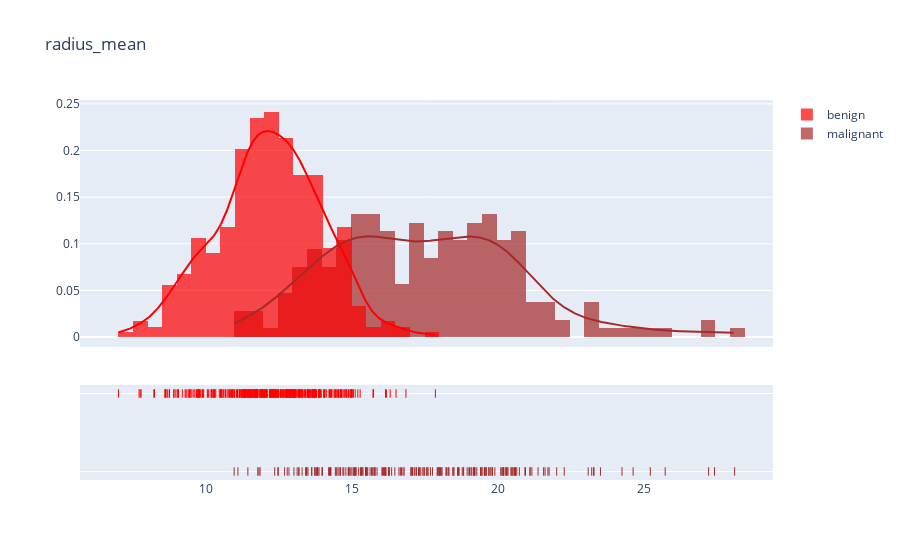
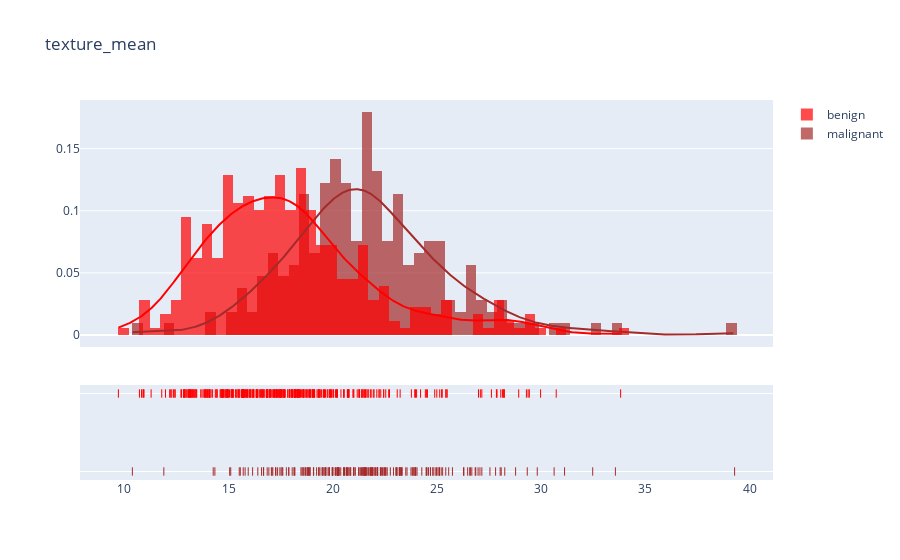
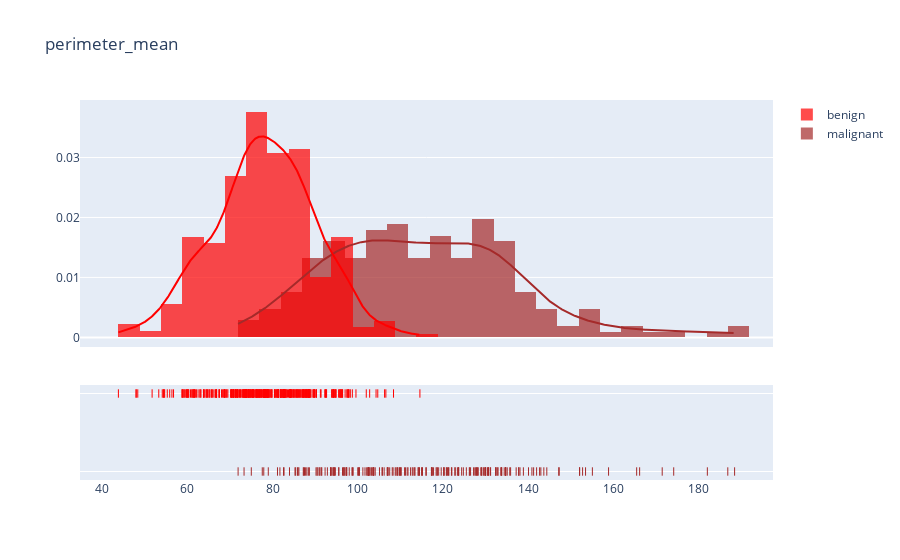
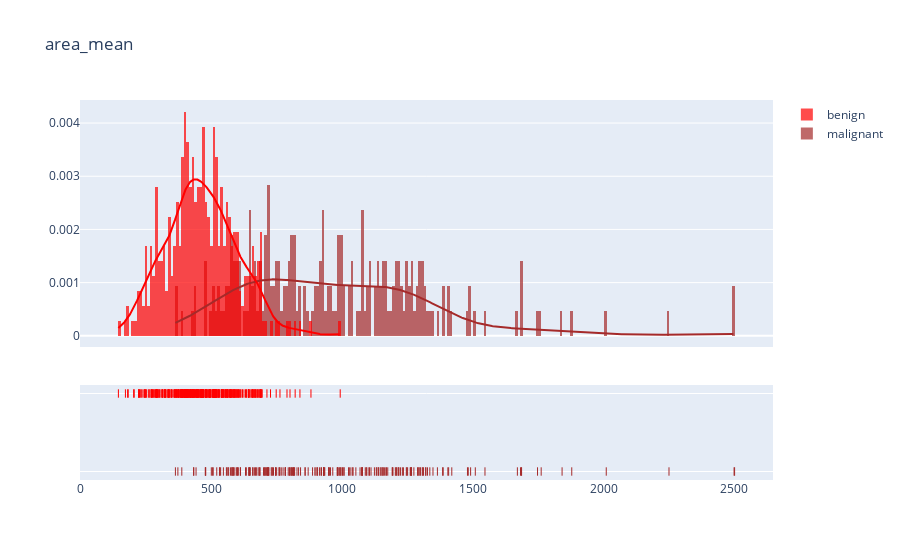

Notebook code for these charts, in order:
### Code cell
#plot distribution 'mean'
plot_distribution('radius_mean', .5)
plot_distribution('texture_mean', .5)
plot_distribution('perimeter_mean', 5)
plot_distribution('area_mean', 10)

### Figure 1 — Plotly figure (JSON) as saved in the notebook; plotly's stock layout.template omitted (floating-point values rounded to 4 significant figures; data arrays with more than 128 entries replaced by an {"elided": "..."} marker saying what was removed)
{"data": [{"autobinx": false, "histnorm": "probability density", "legendgroup": "malignant", "marker": {"color": "brown"}, "name": "malignant", "opacity": 0.7, "type": "histogram", "x": {"elided": "212 float values"}, "xaxis": "x", "xbins": {"end": 28.11, "size": 0.5, "start": 10.95}, "yaxis": "y"}, {"autobinx": false, "histnorm": "probability density", "legendgroup": "benign", "marker": {"color": "red"}, "name": "benign", "opacity": 0.7, "type": "histogram", "x": {"elided": "357 float values"}, "xaxis": "x", "xbins": {"end": 17.85, "size": 0.5, "start": 6.981}, "yaxis": "y"}, {"legendgroup": "malignant", "marker": {"color": "brown"}, "mode": "lines", "name": "malignant", "showlegend": false, "type": "scatter", "x": {"elided": "500 float values"}, "xaxis": "x", "y": {"elided": "500 float values"}, "yaxis": "y"}, {"legendgroup": "benign", "marker": {"color": "red"}, "mode": "lines", "name": "benign", "showlegend": false, "type": "scatter", "x": {"elided": "500 float values"}, "xaxis": "x", "y": {"elided": "500 float values"}, "yaxis": "y"}, {"legendgroup": "malignant", "marker": {"color": "brown", "symbol": "line-ns-open"}, "mode": "markers", "name": "malignant", "showlegend": false, "type": "scatter", "x": {"elided": "212 float values"}, "xaxis": "x", "y": {"elided": "212 str values"}, "yaxis": "y2"}, {"legendgroup": "benign", "marker": {"color": "red", "symbol": "line-ns-open"}, "mode": "markers", "name": "benign", "showlegend": false, "type": "scatter", "x": {"elided": "357 float values"}, "xaxis": "x", "y": {"elided": "357 str values"}, "yaxis": "y2"}], "layout": {"barmode": "overlay", "hovermode": "closest", "legend": {"traceorder": "reversed"}, "title": {"text": "radius_mean"}, "xaxis": {"anchor": "y2", "domain": [0, 1], "zeroline": false}, "yaxis": {"anchor": "free", "domain": [0.35, 1], "position": 0}, "yaxis2": {"anchor": "x", "domain": [0, 0.25], "dtick": 1, "showticklabels": false}}}

### Figure 2 — Plotly figure (JSON) as saved in the notebook; plotly's stock layout.template omitted (floating-point values rounded to 4 significant figures; data arrays with more than 128 entries replaced by an {"elided": "..."} marker saying what was removed)
{"data": [{"autobinx": false, "histnorm": "probability density", "legendgroup": "malignant", "marker": {"color": "brown"}, "name": "malignant", "opacity": 0.7, "type": "histogram", "x": {"elided": "212 float values"}, "xaxis": "x", "xbins": {"end": 39.28, "size": 0.5, "start": 10.38}, "yaxis": "y"}, {"autobinx": false, "histnorm": "probability density", "legendgroup": "benign", "marker": {"color": "red"}, "name": "benign", "opacity": 0.7, "type": "histogram", "x": {"elided": "357 float values"}, "xaxis": "x", "xbins": {"end": 33.81, "size": 0.5, "start": 9.71}, "yaxis": "y"}, {"legendgroup": "malignant", "marker": {"color": "brown"}, "mode": "lines", "name": "malignant", "showlegend": false, "type": "scatter", "x": {"elided": "500 float values"}, "xaxis": "x", "y": {"elided": "500 float values"}, "yaxis": "y"}, {"legendgroup": "benign", "marker": {"color": "red"}, "mode": "lines", "name": "benign", "showlegend": false, "type": "scatter", "x": {"elided": "500 float values"}, "xaxis": "x", "y": {"elided": "500 float values"}, "yaxis": "y"}, {"legendgroup": "malignant", "marker": {"color": "brown", "symbol": "line-ns-open"}, "mode": "markers", "name": "malignant", "showlegend": false, "type": "scatter", "x": {"elided": "212 float values"}, "xaxis": "x", "y": {"elided": "212 str values"}, "yaxis": "y2"}, {"legendgroup": "benign", "marker": {"color": "red", "symbol": "line-ns-open"}, "mode": "markers", "name": "benign", "showlegend": false, "type": "scatter", "x": {"elided": "357 float values"}, "xaxis": "x", "y": {"elided": "357 str values"}, "yaxis": "y2"}], "layout": {"barmode": "overlay", "hovermode": "closest", "legend": {"traceorder": "reversed"}, "title": {"text": "texture_mean"}, "xaxis": {"anchor": "y2", "domain": [0, 1], "zeroline": false}, "yaxis": {"anchor": "free", "domain": [0.35, 1], "position": 0}, "yaxis2": {"anchor": "x", "domain": [0, 0.25], "dtick": 1, "showticklabels": false}}}

### Figure 3 — Plotly figure (JSON) as saved in the notebook; plotly's stock layout.template omitted (floating-point values rounded to 4 significant figures; data arrays with more than 128 entries replaced by an {"elided": "..."} marker saying what was removed)
{"data": [{"autobinx": false, "histnorm": "probability density", "legendgroup": "malignant", "marker": {"color": "brown"}, "name": "malignant", "opacity": 0.7, "type": "histogram", "x": {"elided": "212 float values"}, "xaxis": "x", "xbins": {"end": 188.5, "size": 5, "start": 71.9}, "yaxis": "y"}, {"autobinx": false, "histnorm": "probability density", "legendgroup": "benign", "marker": {"color": "red"}, "name": "benign", "opacity": 0.7, "type": "histogram", "x": {"elided": "357 float values"}, "xaxis": "x", "xbins": {"end": 114.6, "size": 5, "start": 43.79}, "yaxis": "y"}, {"legendgroup": "malignant", "marker": {"color": "brown"}, "mode": "lines", "name": "malignant", "showlegend": false, "type": "scatter", "x": {"elided": "500 float values"}, "xaxis": "x", "y": {"elided": "500 float values"}, "yaxis": "y"}, {"legendgroup": "benign", "marker": {"color": "red"}, "mode": "lines", "name": "benign", "showlegend": false, "type": "scatter", "x": {"elided": "500 float values"}, "xaxis": "x", "y": {"elided": "500 float values"}, "yaxis": "y"}, {"legendgroup": "malignant", "marker": {"color": "brown", "symbol": "line-ns-open"}, "mode": "markers", "name": "malignant", "showlegend": false, "type": "scatter", "x": {"elided": "212 float values"}, "xaxis": "x", "y": {"elided": "212 str values"}, "yaxis": "y2"}, {"legendgroup": "benign", "marker": {"color": "red", "symbol": "line-ns-open"}, "mode": "markers", "name": "benign", "showlegend": false, "type": "scatter", "x": {"elided": "357 float values"}, "xaxis": "x", "y": {"elided": "357 str values"}, "yaxis": "y2"}], "layout": {"barmode": "overlay", "hovermode": "closest", "legend": {"traceorder": "reversed"}, "title": {"text": "perimeter_mean"}, "xaxis": {"anchor": "y2", "domain": [0, 1], "zeroline": false}, "yaxis": {"anchor": "free", "domain": [0.35, 1], "position": 0}, "yaxis2": {"anchor": "x", "domain": [0, 0.25], "dtick": 1, "showticklabels": false}}}

### Figure 4 — Plotly figure (JSON) as saved in the notebook; plotly's stock layout.template omitted (floating-point values rounded to 4 significant figures; data arrays with more than 128 entries replaced by an {"elided": "..."} marker saying what was removed)
{"data": [{"autobinx": false, "histnorm": "probability density", "legendgroup": "malignant", "marker": {"color": "brown"}, "name": "malignant", "opacity": 0.7, "type": "histogram", "x": {"elided": "212 float values"}, "xaxis": "x", "xbins": {"end": 2501, "size": 10, "start": 361.6}, "yaxis": "y"}, {"autobinx": false, "histnorm": "probability density", "legendgroup": "benign", "marker": {"color": "red"}, "name": "benign", "opacity": 0.7, "type": "histogram", "x": {"elided": "357 float values"}, "xaxis": "x", "xbins": {"end": 992.1, "size": 10, "start": 143.5}, "yaxis": "y"}, {"legendgroup": "malignant", "marker": {"color": "brown"}, "mode": "lines", "name": "malignant", "showlegend": false, "type": "scatter", "x": {"elided": "500 float values"}, "xaxis": "x", "y": {"elided": "500 float values"}, "yaxis": "y"}, {"legendgroup": "benign", "marker": {"color": "red"}, "mode": "lines", "name": "benign", "showlegend": false, "type": "scatter", "x": {"elided": "500 float values"}, "xaxis": "x", "y": {"elided": "500 float values"}, "yaxis": "y"}, {"legendgroup": "malignant", "marker": {"color": "brown", "symbol": "line-ns-open"}, "mode": "markers", "name": "malignant", "showlegend": false, "type": "scatter", "x": {"elided": "212 float values"}, "xaxis": "x", "y": {"elided": "212 str values"}, "yaxis": "y2"}, {"legendgroup": "benign", "marker": {"color": "red", "symbol": "line-ns-open"}, "mode": "markers", "name": "benign", "showlegend": false, "type": "scatter", "x": {"elided": "357 float values"}, "xaxis": "x", "y": {"elided": "357 str values"}, "yaxis": "y2"}], "layout": {"barmode": "overlay", "hovermode": "closest", "legend": {"traceorder": "reversed"}, "title": {"text": "area_mean"}, "xaxis": {"anchor": "y2", "domain": [0, 1], "zeroline": false}, "yaxis": {"anchor": "free", "domain": [0.35, 1], "position": 0}, "yaxis2": {"anchor": "x", "domain": [0, 0.25], "dtick": 1, "showticklabels": false}}}
